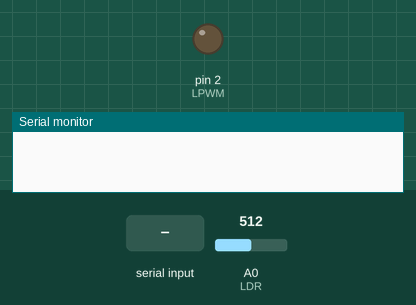
Recording of a sketch running on a simulated Arduino Uno, built with avr-gcc and run on an emulated ATmega328P. Parts: output pins drawn as LEDs (lit = HIGH), the last lines printed to the serial monitor. The inputs (shaded band) are chosen by the test bench; at power-on: A0 (LDR) = 512.

Above: at 1.2 s.
1.3 s: "90,45\n" received over Serial
2.8 s: A0 (LDR) set to 93
5.8 s: A0 (LDR) set to 81
At 8.5 s:
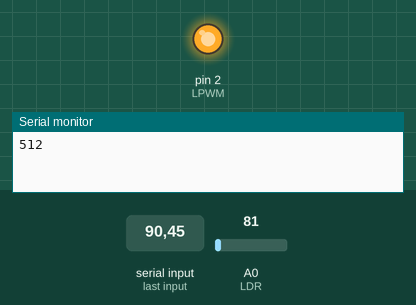
8.8 s: A0 (LDR) set to 122
At 10.1 s:
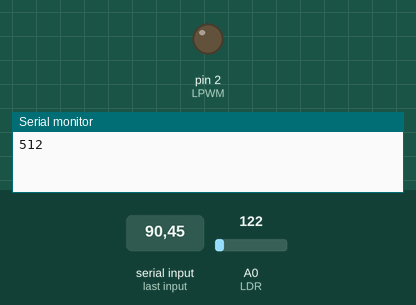
10.7 s: A0 (LDR) set to 0
At 11.3 s:
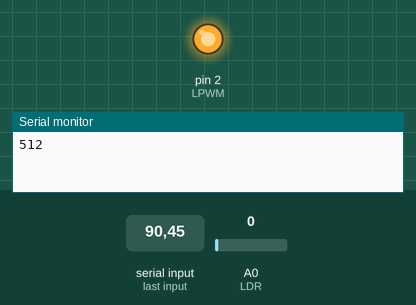
Timing chart, 0 to 13.4 s (numbered marks = the images above; inputs shaded):
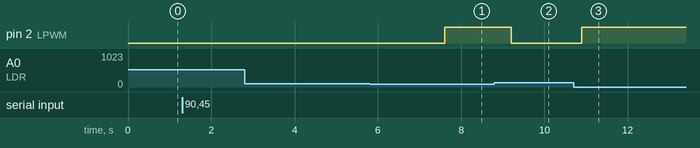

The sketch:

arduinoMatlabCtrl.ino
```cpp
//Name:         LightCtrl
//Description:  Light controller
//Author:       David Velasquez
//Date:         06/03/2018

//Library definition
#include <PID_v1.h>

//I/O pin labeling
#define LDR 0
#define LPWM 2

//Constant definitions
const unsigned int NUMREADS = 12;  //Samples to average for smoothing
double consKp = 0, consKi = 8, consKd = 0; //Controller constants

//Variable definitions
double sp = 0, y = 0, out = 0; //System Variables
String readBuffer = "";
//Smoothing vars (filter electronic noise)
unsigned int readings[NUMREADS] = {0};
unsigned int readIndex = 0;
unsigned long total = 0;

//Library definitions
PID myPID(&y, &out, &sp, consKp, consKi, consKd, DIRECT);

//Subroutines and functions
unsigned int smooth() { //Recursive moving average subroutine
  total = total - readings[readIndex]; // subtract the last reading
  readings[readIndex] = analogRead(LDR); // read from the sensor:
  total = total + readings[readIndex]; // add the reading to the total:
  readIndex = readIndex + 1; // advance to the next position in the array:
  if (readIndex >= NUMREADS) {// if we're at the end of the array...
    readIndex = 0; // ...wrap around to the beginning:
  }
  return total / NUMREADS; // calculate the average:
}

//Configuration
void setup() {
  //Pin config
  pinMode(LPWM, OUTPUT);

  //Output cleaning
  digitalWrite(LPWM, LOW);

  //Communications
  myPID.SetMode(AUTOMATIC);
  Serial.begin(9600);
}

void loop() {
  y = smooth();
  if (Serial.available() > 0) {
    readBuffer = Serial.readStringUntil('\n');
    sp = readBuffer.toInt();
    readBuffer = "";
    Serial.flush();
    Serial.println(int(y));
  }
  myPID.Compute();
  analogWrite(LPWM, out);
}
```

Measured:
- the behaviour switches between 85 and 84 on A0 (LDR) (found by bisection; images 0 and 1)
- after the input at 2.8 s, every drawn part: stays the same
- after the input at 5.8 s, pin 2 (LPWM): LOW → HIGH after 1.8 s
- after the input at 8.8 s, pin 2 (LPWM): HIGH → LOW after 0.40 s
- after the input at 10.7 s, pin 2 (LPWM): LOW → HIGH after 0.20 s
